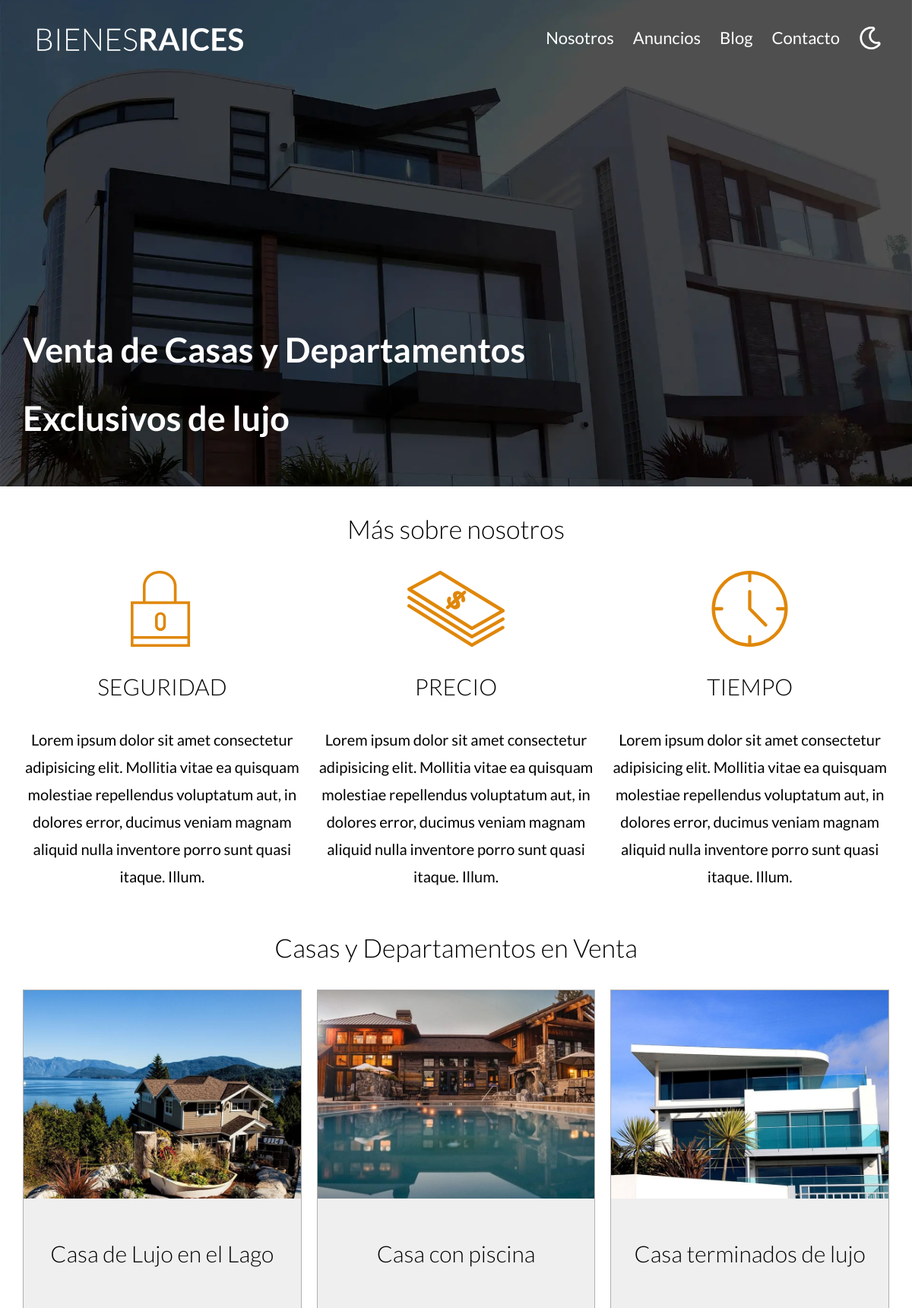
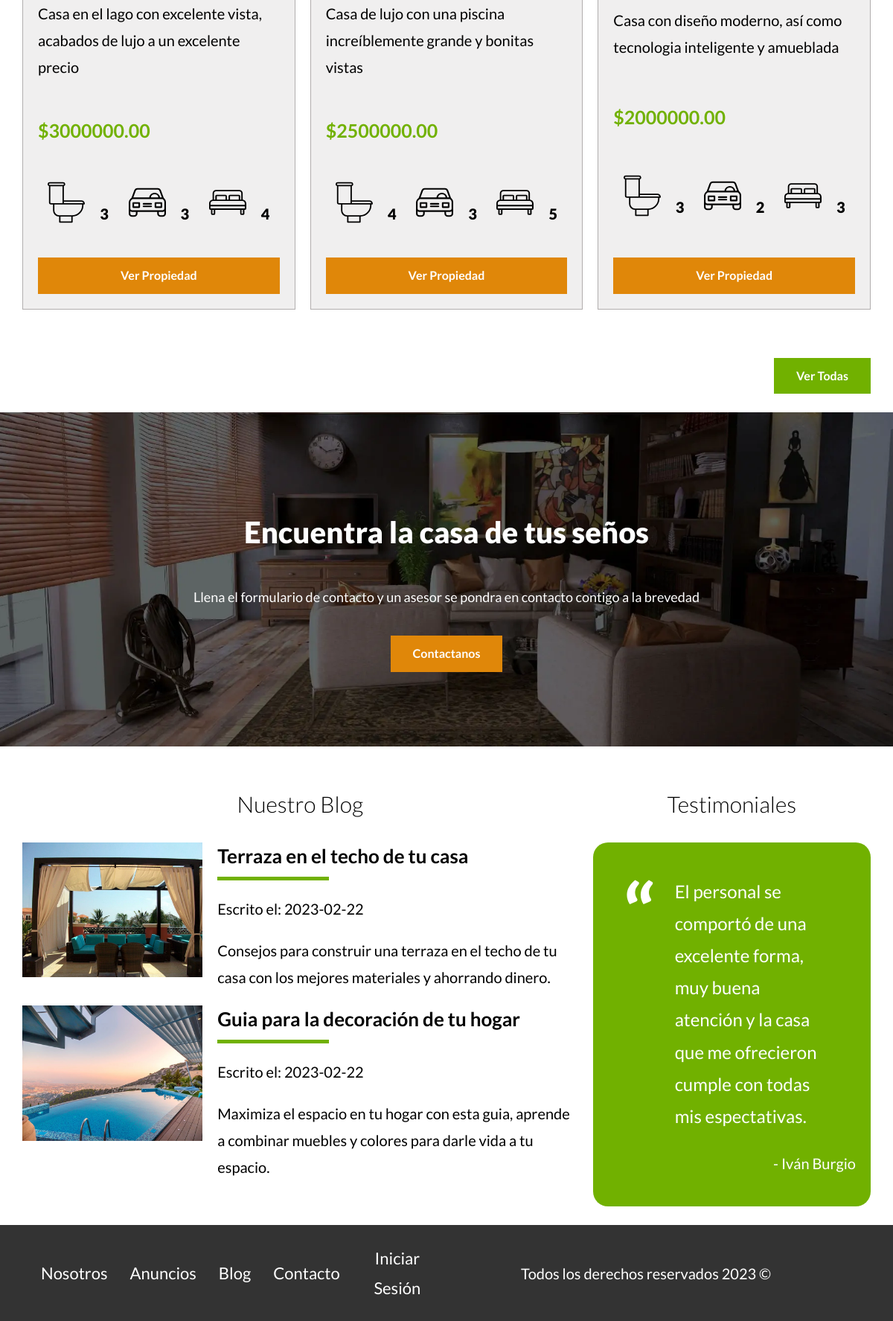
The page / on the database its author committed (2 pictures, top to bottom).
### tables this page shows
CREATE TABLE `propiedades` (
  `id` int NOT NULL AUTO_INCREMENT,
  `titulo` varchar(45) DEFAULT NULL,
  `precio` decimal(10,2) DEFAULT NULL,
  `imagen` varchar(200) DEFAULT NULL,
  `descripcion` longtext,
  `habitaciones` int DEFAULT NULL,
  `wc` int DEFAULT NULL,
  `estacionamiento` int DEFAULT NULL,
  `creado` date DEFAULT NULL,
  `vendedores_id` int NOT NULL,
  PRIMARY KEY (`id`),
  KEY `fk_propiedades_vendedores_idx` (`vendedores_id`),
  CONSTRAINT `fk_propiedades_vendedores` FOREIGN KEY (`vendedores_id`) REFERENCES `vendedores` (`id`)
);

CREATE TABLE `blogs` (
  `id` int NOT NULL AUTO_INCREMENT,
  `titulo` varchar(45) DEFAULT NULL,
  `imagen` varchar(200) DEFAULT NULL,
  `descripcion` longtext,
  `creado` date DEFAULT NULL,
  `descripcion2` longtext,
  PRIMARY KEY (`id`)
);

### controllers/PaginasController.php (called while the page is built, shortened)
<?php
class PaginasController {
    public static function index(Router $router) {
        $propiedades = Propiedad::get(3);
        $blogs = Blog::get(2);
        $inicio = true;
        $router->render('paginas/index', [
            'propiedades' => $propiedades,
            'blogs' => $blogs,
            'inicio' => $inicio
        ]);
    }
}

### public/index.php (called while the page is built, shortened)
<?php
$router = new Router();
$router->get('/admin',[PropiedadController::class, 'index']);
$router->get('/propiedades/crear',[PropiedadController::class, 'crear']);
$router->post('/propiedades/crear',[PropiedadController::class, 'crear']);
$router->get('/propiedades/actualizar',[PropiedadController::class, 'actualizar']);
$router->post('/propiedades/actualizar',[PropiedadController::class, 'actualizar']);
$router->post('/propiedades/eliminar',[PropiedadController::class, 'eliminar']);
$router->get('/vendedores/crear',[VendedorController::class, 'crear']);
$router->post('/vendedores/crear',[VendedorController::class, 'crear']);
$router->get('/vendedores/actualizar',[VendedorController::class, 'actualizar']);
$router->post('/vendedores/actualizar',[VendedorController::class, 'actualizar']);
$router->post('/vendedores/eliminar',[VendedorController::class, 'eliminar']);
$router->get('/blogs/crear',[BlogController::class, 'crear']);
$router->post('/blogs/crear',[BlogController::class, 'crear']);
$router->get('/blogs/actualizar',[BlogController::class, 'actualizar']);
$router->post('/blogs/actualizar',[BlogController::class, 'actualizar']);
$router->post('/blogs/eliminar',[BlogController::class, 'eliminar']);
$router->get('/',[PaginasController::class,'index']);
$router->get('/nosotros',[PaginasController::class,'nosotros']);
$router->get('/anuncios',[PaginasController::class,'anuncios']);
$router->get('/anuncio',[PaginasController::class,'anuncio']);
$router->get('/blog',[PaginasController::class,'blog']);
$router->get('/entrada',[PaginasController::class,'entrada']);
$router->get('/contacto',[PaginasController::class,'contacto']);
$router->post('/contacto',[PaginasController::class,'contacto']);
$router->get('/login',[LoginController::class, 'login']);
$router->post('/login',[LoginController::class, 'login']);
$router->get('/logout',[LoginController::class, 'logout']);
$router->comprobarRutas();

### models/ActiveRecord.php (called while the page is built, shortened)
<?php
class ActiveRecord {
    protected static $db;
    protected static $tabla = '';
    public static function setDB($database) {
        self::$db = $database;
    }
    public static function get($cantidad) {
        $query = "SELECT * FROM " . static::$tabla . " LIMIT " . $cantidad;
        $resultado = self::consultarSQL($query);
        return $resultado;
    }
    public static function consultarSQL($query) {
        $resultado = self::$db->query($query);
        $array = [];
        while ($registro = $resultado->fetch_assoc()) {
            $array[] = static::crearObjeto($registro);
        }
        return $array;
    }
    protected static function crearObjeto($registro) {
        $objeto = new static;
        foreach ($registro as $key => $value) {
            if (property_exists($objeto,$key)) {
                $objeto->$key = $value;
            }
        }
        return $objeto;
    }
}

### views/paginas/listado_propiedades.php (the view)
<div class="contenedor-anuncios">
    <?php foreach($propiedades as $propiedad): ?>
    <div class="anuncio">
        <img loading="lazy" src="/imagenes/<?php echo $propiedad->imagen; ?>" alt="anuncio">
        <div class="contenido-anuncio">
            <h3><?php echo $propiedad->titulo; ?></h3>
            <p><?php echo $propiedad->descripcion; ?></p>
            <p class="precio">$<?php echo $propiedad->precio; ?></p>
            <ul class="iconos-caracteristicas">
                <li>
                    <img loading="lazy" src="build/img/icono_wc.svg" alt="icono wc">
                    <p><?php echo $propiedad->wc; ?></p>
                </li>
                <li>
                    <img loading="lazy" src="build/img/icono_estacionamiento.svg" alt="icono estacionamiento">
                    <p><?php echo $propiedad->estacionamiento; ?></p>
                </li>
                <li>
                    <img loading="lazy" src="build/img/icono_dormitorio.svg" alt="icono dormitorio">
                    <p><?php echo $propiedad->habitaciones; ?></p>
                </li>
            </ul>
            <a href="/anuncio?id=<?php echo $propiedad->id; ?>" class="boton-amarillo-block">
                Ver Propiedad
            </a>
        </div>
    </div>
    <?php endforeach; ?>
</div>

### views/paginas/index.php
<main class="contenedor seccion">
    <h2>Más sobre nosotros</h2>
    <?php include 'iconos.php' ?>
</main>
<section class="seccion contenedor">
    <h2>Casas y Departamentos en Venta</h2>
    <?php include 'listado_propiedades.php'; ?>
    <div class="alinear-derecha">
        <a href="/anuncios" class="boton boton-verde">Ver Todas</a>
    </div>
</section>
<section class="imagen-contacto">
    <h2>Encuentra la casa de tus seños</h2>
    <p>Llena el formulario de contacto y un asesor se pondra en contacto contigo a la brevedad</p>
    <a href="/contacto" class="boton-amarillo">Contactanos</a>
</section>
<div class="contenedor seccion seccion-inferior">
    <section class="blog">
        <h3>Nuestro Blog</h3>
        <?php include 'listado_blogs.php'; ?>
    </section>
    <section class="testimoniales">
        <h3>Testimoniales</h3>
        <div class="testimonial">
            <blockquote>
                El personal se comportó de una excelente forma, muy buena atención y la casa que me
                ofrecieron cumple con todas mis espectativas.
            </blockquote>
            <p>- Iván Burgio</p>
        </div>
    </section>
</div>

### views/paginas/iconos.php
<div class="iconos-nosotros">
    <div class="icono">
        <img src="build/img/icono1.svg" alt="icono seguridad" loading="lazy">
        <h3>Seguridad</h3>
        <p>
            Lorem ipsum dolor sit amet consectetur adipisicing elit. Mollitia vitae
            ea quisquam molestiae repellendus voluptatum aut, in dolores error, ducimus
            veniam magnam aliquid nulla inventore porro sunt quasi itaque. Illum.
        </p>
    </div>
    <div class="icono">
        <img src="build/img/icono2.svg" alt="icono precio" loading="lazy">
        <h3>Precio</h3>
        <p>
            Lorem ipsum dolor sit amet consectetur adipisicing elit. Mollitia vitae
            ea quisquam molestiae repellendus voluptatum aut, in dolores error, ducimus
            veniam magnam aliquid nulla inventore porro sunt quasi itaque. Illum.
        </p>
    </div>
    <div class="icono">
        <img src="build/img/icono3.svg" alt="icono tiempo" loading="lazy">
        <h3>Tiempo</h3>
        <p>
            Lorem ipsum dolor sit amet consectetur adipisicing elit. Mollitia vitae
            ea quisquam molestiae repellendus voluptatum aut, in dolores error, ducimus
            veniam magnam aliquid nulla inventore porro sunt quasi itaque. Illum.
        </p>
    </div>
</div>

### views/paginas/listado_blogs.php
<article class="entrada-blog">
    <?php foreach($blogs as $blog): ?>
    <div class="imagen">
        <img loading="lazy" src="/imagenes/<?php echo $blog->imagen; ?>" alt="texto entrada blog">
    </div>
    <div class="texto-entrada">
        <a href="/entrada?id=<?php echo $blog->id; ?>">
            <h4><?php echo $blog->titulo; ?></h4>
            <p>Escrito el: <?php echo $blog->creado; ?></p>
            <p><?php echo $blog->descripcion; ?></p>
        </a>
    </div>
    <?php endforeach; ?>
</article>

### Router.php (shortened to what this page needs)
<?php
class Router {
    public $rutasGET = [];
    public $rutasPOST = [];
    public function get($url,$fn) {
        $this->rutasGET[$url] = $fn;
    }
    public function post($url,$fn) {
        $this->rutasPOST[$url] = $fn;
    }
    public function comprobarRutas() {
        $urlActual = $_SERVER['REQUEST_URI'] === '' ? '/' : $_SERVER['REQUEST_URI'];
        $urlActual =  explode('?',$urlActual);
        $urlActual =  array_shift($urlActual);
        $metodo = $_SERVER['REQUEST_METHOD'];
        if ($metodo === 'GET') {
            $fn = $this->rutasGET[$urlActual] ?? null;
        } else {
            $fn = $this->rutasPOST[$urlActual] ?? null;
        }
        if ($fn) {
            call_user_func($fn,$this);
        } else {
            echo "Página no encontrada";
        }
    }
    public function render($view, $datos = []) {
        include __DIR__ . "/views/$view.php";
        $contenido = ob_get_clean();
        include __DIR__ . "/views/layout.php";
    }
}

### views/layout.php (shortened to what this page needs)
<?php
    $auth = $_SESSION['login'] ?? false;
?>
<!DOCTYPE html>
<html lang="es">
<head>
    <link rel="stylesheet" href="/build/css/app.css?a=<?php echo(rand()); ?>">
</head>
<body>
    <header class="header <?php echo $inicio ? 'inicio' : ''; ?>">
        <div class="contenedor contenido-header">
            <div class="barra">
                <a class="logo" href="/">
                    <img src="/build/img/logo.svg" alt="logotipo de Bienes Raices">
                </a>
                <div class="derecha">
                    <img class="dark-mode-boton" src="/build/img/dark-mode.svg">
                    <div class="mobile-nav">
                        <nav class="navegacion">
                            <a href="/nosotros">Nosotros</a>
                            <a href="/anuncios">Anuncios</a>
                            <a href="/blog">Blog</a>
                            <a href="/contacto">Contacto</a>
                        </nav>
                    </div>
                </div>
            </div>
            <?php if($inicio) { ?>
                <h1>Venta de Casas y Departamentos Exclusivos de lujo</h1>
            <?php } ?>
        </div>
    </header>
    <?php echo $contenido; ?>
    <footer class="footer seccion">
        <div class="contenedor contenido-footer">
            <nav class="navegacion">
                <a href="/nosotros">Nosotros</a>
                <a href="/anuncios">Anuncios</a>
                <a href="/blog">Blog</a>
                <a href="/contacto">Contacto</a>
                <?php if($auth) { ?>
                    <a href="/logout">Cerrar Sesión</a>
                <?php } else { ?>
                    <a href="/login">Iniciar Sesión</a>
                <?php }  ?>
            </nav>
        </div>
        <p class="copyright">Todos los derechos reservados <?php echo date('Y'); ?> &copy;</p>
    </footer>
</body>
</html>

### rows shown on the page
propiedades: imagen (picture), titulo "Casa de Lujo en el Lago", descripcion "Casa en el lago con excelente vista, acabados de lujo a un excelente precio", precio "3000000.00", wc "3", estacionamiento "3", habitaciones "4"
propiedades: imagen (picture), titulo "Casa con piscina", descripcion "Casa de lujo con una piscina increíblemente grande y bonitas vistas", precio "2500000.00", wc "4", estacionamiento "3", habitaciones "5"
propiedades: imagen (picture), titulo "Casa terminados de lujo", descripcion "Casa con diseño moderno, así como tecnologia inteligente y amueblada", precio "2000000.00", wc "3", estacionamiento "2", habitaciones "3"
blogs: imagen (picture), titulo "Terraza en el techo de tu casa", creado "2023-02-22", descripcion "Consejos para construir una terraza en el techo de tu casa con los mejores materiales y ahorrando dinero."
blogs: imagen (picture), titulo "Guia para la decoración de tu hogar", creado "2023-02-22", descripcion "Maximiza el espacio en tu hogar con esta guia, aprende a combinar muebles y colores para darle vida a tu espacio."
